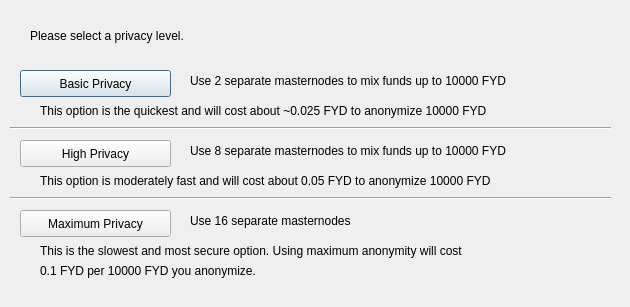
<?xml version="1.0" encoding="UTF-8"?>
<ui version="4.0">
 <class>ObfuscationConfig</class>
 <widget class="QDialog" name="ObfuscationConfig">
  <property name="geometry">
   <rect>
    <x>0</x>
    <y>0</y>
    <width>630</width>
    <height>307</height>
   </rect>
  </property>
  <property name="windowTitle">
   <string>Configure Obfuscation</string>
  </property>
  <widget class="QPushButton" name="buttonBasic">
   <property name="geometry">
    <rect>
     <x>20</x>
     <y>70</y>
     <width>151</width>
     <height>27</height>
    </rect>
   </property>
   <property name="text">
    <string>Basic Privacy</string>
   </property>
  </widget>
  <widget class="QPushButton" name="buttonHigh">
   <property name="geometry">
    <rect>
     <x>20</x>
     <y>140</y>
     <width>151</width>
     <height>27</height>
    </rect>
   </property>
   <property name="text">
    <string>High Privacy</string>
   </property>
  </widget>
  <widget class="QPushButton" name="buttonMax">
   <property name="geometry">
    <rect>
     <x>20</x>
     <y>210</y>
     <width>151</width>
     <height>27</height>
    </rect>
   </property>
   <property name="text">
    <string>Maximum Privacy</string>
   </property>
  </widget>
  <widget class="QLabel" name="label">
   <property name="geometry">
    <rect>
     <x>30</x>
     <y>20</y>
     <width>571</width>
     <height>31</height>
    </rect>
   </property>
   <property name="text">
    <string>Please select a privacy level.</string>
   </property>
  </widget>
  <widget class="QLabel" name="label_2">
   <property name="geometry">
    <rect>
     <x>190</x>
     <y>70</y>
     <width>421</width>
     <height>21</height>
    </rect>
   </property>
   <property name="text">
    <string>Use 2 separate masternodes to mix funds up to 10000 FYD</string>
   </property>
  </widget>
  <widget class="QLabel" name="label_3">
   <property name="geometry">
    <rect>
     <x>190</x>
     <y>140</y>
     <width>411</width>
     <height>21</height>
    </rect>
   </property>
   <property name="text">
    <string>Use 8 separate masternodes to mix funds up to 10000 FYD</string>
   </property>
  </widget>
  <widget class="QLabel" name="label_4">
   <property name="geometry">
    <rect>
     <x>190</x>
     <y>210</y>
     <width>421</width>
     <height>21</height>
    </rect>
   </property>
   <property name="text">
    <string>Use 16 separate masternodes</string>
   </property>
  </widget>
  <widget class="QLabel" name="label_6">
   <property name="geometry">
    <rect>
     <x>40</x>
     <y>100</y>
     <width>561</width>
     <height>21</height>
    </rect>
   </property>
   <property name="text">
    <string>This option is the quickest and will cost about ~0.025 FYD to anonymize 10000 FYD</string>
   </property>
  </widget>
  <widget class="QLabel" name="label_7">
   <property name="geometry">
    <rect>
     <x>40</x>
     <y>170</y>
     <width>561</width>
     <height>21</height>
    </rect>
   </property>
   <property name="text">
    <string>This option is moderately fast and will cost about 0.05 FYD to anonymize 10000 FYD</string>
   </property>
  </widget>
  <widget class="QLabel" name="label_8">
   <property name="geometry">
    <rect>
     <x>40</x>
     <y>240</y>
     <width>561</width>
     <height>21</height>
    </rect>
   </property>
   <property name="text">
    <string>This is the slowest and most secure option. Using maximum anonymity will cost</string>
   </property>
  </widget>
  <widget class="QLabel" name="label_9">
   <property name="geometry">
    <rect>
     <x>40</x>
     <y>260</y>
     <width>561</width>
     <height>21</height>
    </rect>
   </property>
   <property name="text">
    <string>0.1 FYD per 10000 FYD you anonymize.</string>
   </property>
  </widget>
  <widget class="Line" name="line">
   <property name="geometry">
    <rect>
     <x>10</x>
     <y>120</y>
     <width>601</width>
     <height>16</height>
    </rect>
   </property>
   <property name="orientation">
    <enum>Qt::Horizontal</enum>
   </property>
  </widget>
  <widget class="Line" name="line_2">
   <property name="geometry">
    <rect>
     <x>10</x>
     <y>190</y>
     <width>601</width>
     <height>16</height>
    </rect>
   </property>
   <property name="orientation">
    <enum>Qt::Horizontal</enum>
   </property>
  </widget>
 </widget>
 <resources/>
 <connections/>
</ui>
